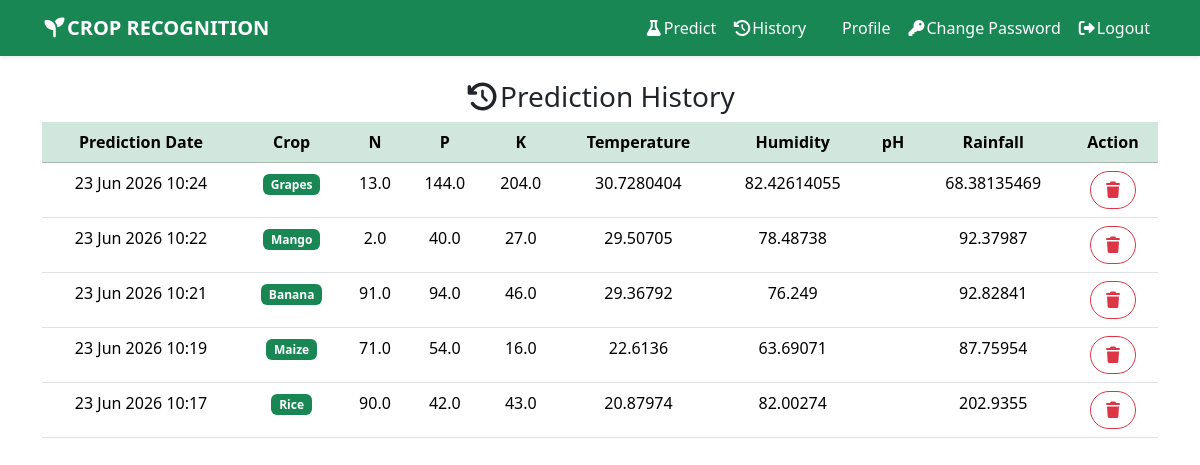
The app's page /user_history/ (signed in) with its own data.
### recognition/models.py (models this page shows, shortened)
class Prediction(models.Model):
    user = models.ForeignKey(User,on_delete=models.CASCADE,related_name='predictions')    #delete user predictions willbe delete
    N = models.FloatField()
    P = models.FloatField()
    K = models.FloatField()
    temperature = models.FloatField()
    humidity = models.FloatField()
    ph = models.FloatField()
    rainfall = models.FloatField()
    predicted_label = models.CharField(max_length=100)
    created_at =models.DateTimeField(auto_now_add=True)
    class Meta:
        ordering = ['-created_at']

### recognition/views.py (the view)
# urls.py: path('user_history/', user_history_view, name='user_history'),
@login_required
def user_history_view(request):
    predictions = Prediction.objects.filter(user=request.user)
    return render(request,"history.html",locals())

### recognition/templates/history.html (shortened to what this page needs)
{% extends "base.html" %}
{% load static %}
 {% block content %}
 <div class="text-center">
    <h3>
        <i class="fa-solid fa-clock-rotate-left"></i>Prediction History
    </h3>
    <table class="table">
        <thead class="table-success">
            <tr>
                <th>Prediction Date</th>
                <th>Crop</th>
                <th>N</th>
                <th>P</th>
                <th>K</th>
                <th>Temperature</th>
                <th>Humidity</th>
                <th>pH</th>
                <th>Rainfall</th>
                <th>Action</th>
            </tr>
        </thead>
        <tbody>
            {%for p in predictions%}
            <tr>
                <td>{{p.created_at|date:"d M Y H:i"}}</td>
                <td><span class="badge bg-success">{{p.predicted_label|title}}</span></td>
                <td>{{p.N}}</td>
                <td>{{p.P}}</td>
                <td>{{p.K}}</td>
                <td>{{p.temperature}}</td>
                <td>{{p.humidity}}</td>
                <td>{{p.pH}}</td>
                <td>{{p.rainfall}}</td>
                <td><a href="{% url 'user_delete_prediction' p.id %}" class="btn btn-outline-danger" onclick="return confirm('Delete entry?')">
                <i class="fa-solid fa-trash"></i>
                </a></td>
            </tr>
            {% endfor %}
        </tbody>
    </table>
 </div>
 {% endblock %}

### recognition/templates/base.html (shortened to what this page needs)
<!DOCTYPE html>
<html lang="en">
<head>
    <link href="https://cdn.jsdelivr.net/npm/bootstrap@5.3.8/dist/css/bootstrap.min.css" rel="stylesheet">
    <link rel="stylesheet" href="https://cdnjs.cloudflare.com/ajax/libs/font-awesome/7.0.1/css/all.min.css" />
    <link rel="stylesheet" href="/static/css/style.css" />
</head>
<body>
    <nav class="navbar navbar-expand-lg navbar-dark bg-success shadow-sm">
  <div class="container">
    <a class="navbar-brand fw-bold " href="#"><i class="fa-solid fa-seedling "></i>CROP RECOGNITION</a>
    <div class="collapse navbar-collapse" id="abc">
      <ul class="navbar-nav ms-auto ">
        {% if user.is_authenticated and not user.is_staff %}
        <li class="nav-item">
          <a class="nav-link active" href="{% url 'predict' %}"><i class="fa-solid fa-flask"></i>Predict</a>
        </li>
        <li class="nav-item">
          <a class="nav-link active" href="{% url 'user_history'%}"><i class="fa-solid fa-clock-rotate-left"></i>History</a>
        </li>
        <li class="nav-item">
          <a class="nav-link active" href="{% url 'profile'%}">Profile</a>
        </li>
        <li class="nav-item">
          <a class="nav-link active" href="{% url 'change_password'%}"><i class="fa-solid fa-key"></i>Change Password</a>
        </li>
        <li class="nav-item">
          <a class="nav-link active" href="{% url 'logout'%}"><i class="fa-solid fa-right-from-bracket"></i>Logout</a>
        </li>
        {%endif%}
      </ul>
    </div>
  </div>
</nav>
    <main class="container py-4">
        {% block content %}  {%endblock%}
    </main>
</body>
</html>

### static/css/style.css (style rules this page uses)
.btn { border-radius: 8rem; }

### records on screen
Prediction: created_at "23 Jun 2026 10:24", predicted_label "Grapes", N "13.0", P "144.0", K "204.0", temperature "30.7280404", humidity "82.42614055", rainfall "68.38135469"
Prediction: created_at "23 Jun 2026 10:22", predicted_label "Mango", N "2.0", P "40.0", K "27.0", temperature "29.50705", humidity "78.48738", rainfall "92.37987"
Prediction: created_at "23 Jun 2026 10:21", predicted_label "Banana", N "91.0", P "94.0", K "46.0", temperature "29.36792", humidity "76.249", rainfall "92.82841"
Prediction: created_at "23 Jun 2026 10:19", predicted_label "Maize", N "71.0", P "54.0", K "16.0", temperature "22.6136", humidity "63.69071", rainfall "87.75954"
Prediction: created_at "23 Jun 2026 10:17", predicted_label "Rice", N "90.0", P "42.0", K "43.0", temperature "20.87974", humidity "82.00274", rainfall "202.9355"
